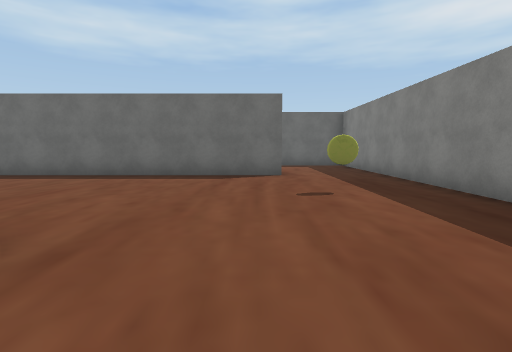
[1] (above)

22 first-person views from a walk through a 3-D level made in the Unity game engine. The camera is 1.5 m above the floor, tilts 6° down and sees 85° across. The floor is counted in squares, 2 m on a side. Each view is taken from the middle of a square. On the plan, view 1 faces up. The plan holds only what a view shows up to about 10 squares ahead; the rest is blank. The place goes on beyond the plan. The player is left out. Some surface patterns are stand-ins.

[2]
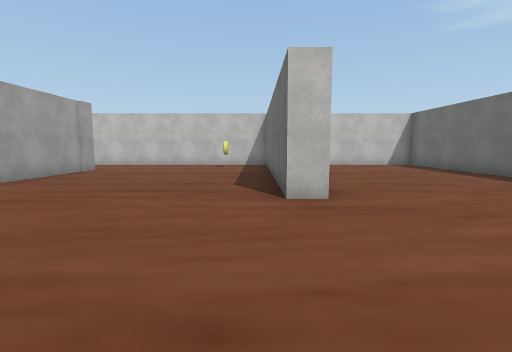

[3]
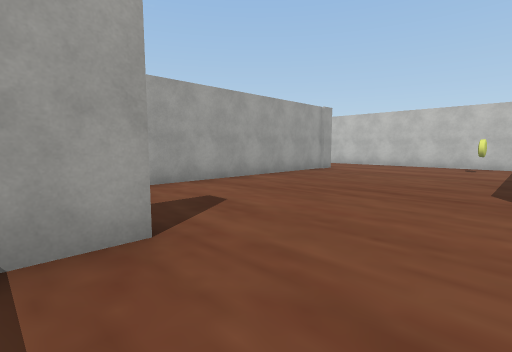

[4]
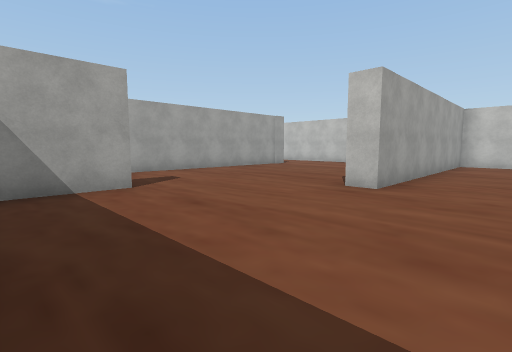

[5]
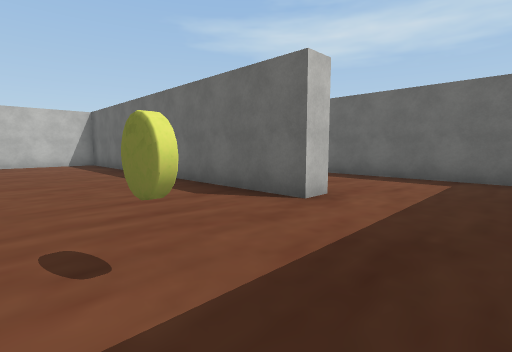

[6]
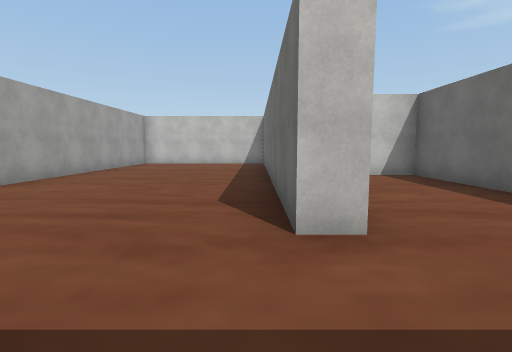

[7]
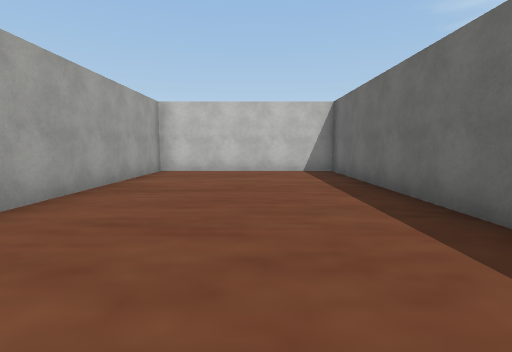

[8]
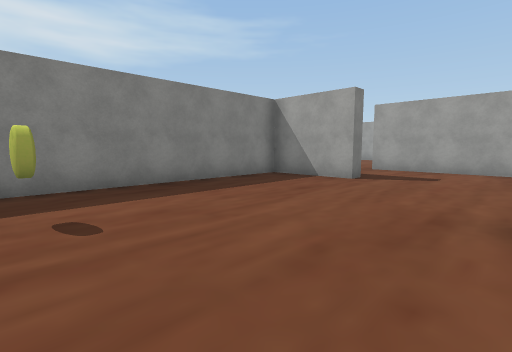

[9]
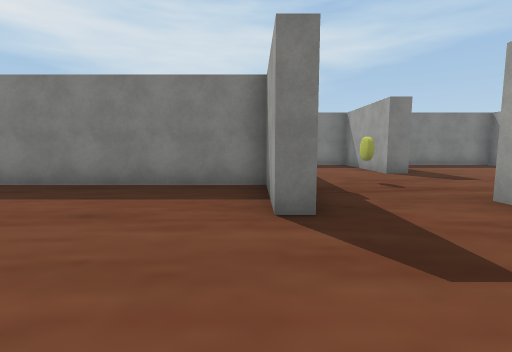

[10]
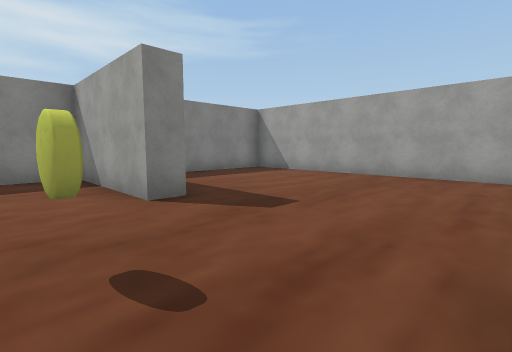

[11]
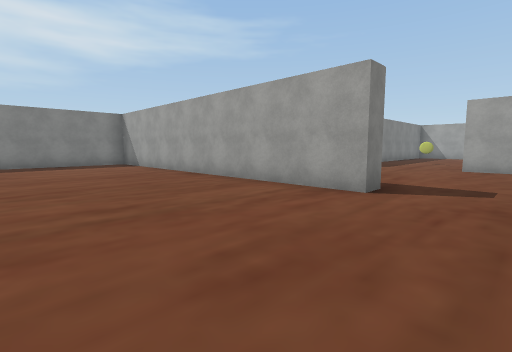

[12]
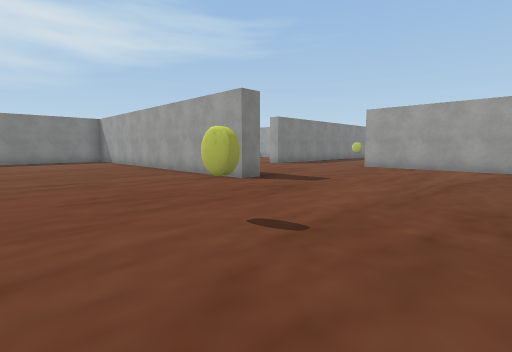

[13]
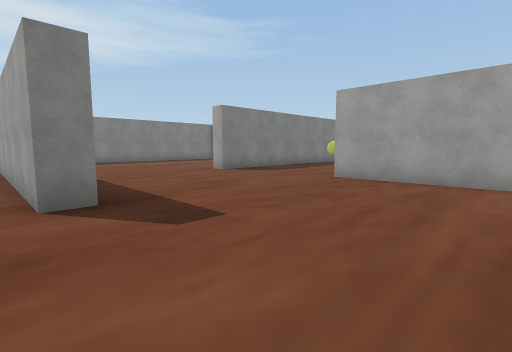

[14]
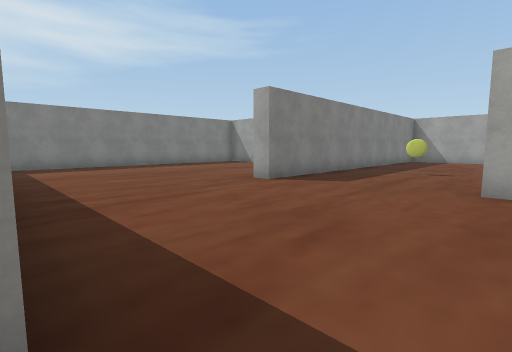

[15]
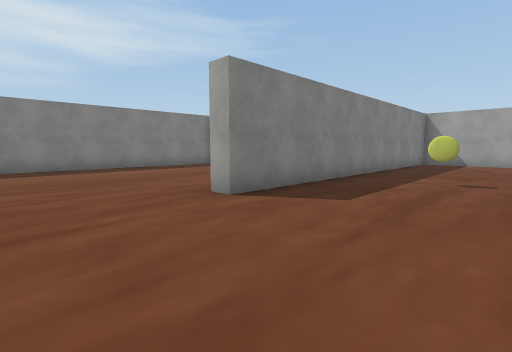

[16]
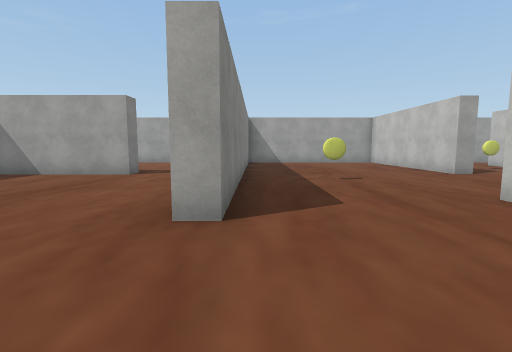

[17]
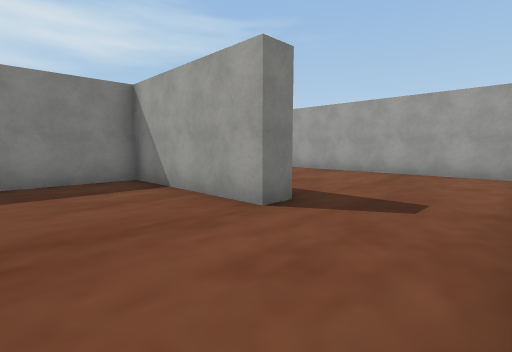

[18]
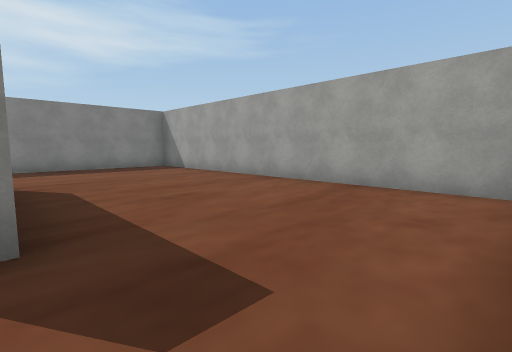

[19]
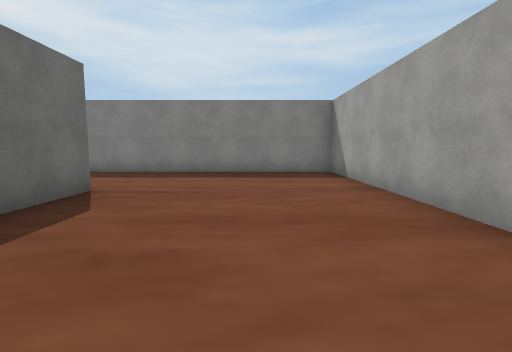

[20]
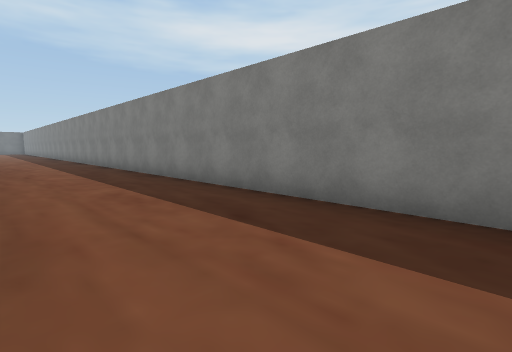

[21]
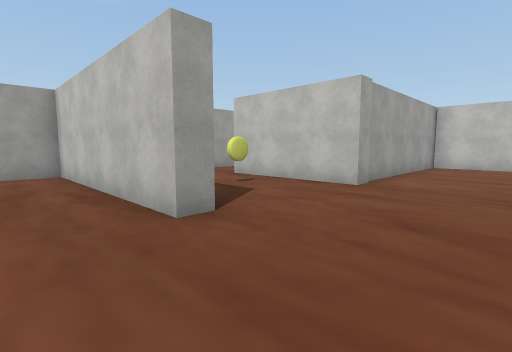

[22]
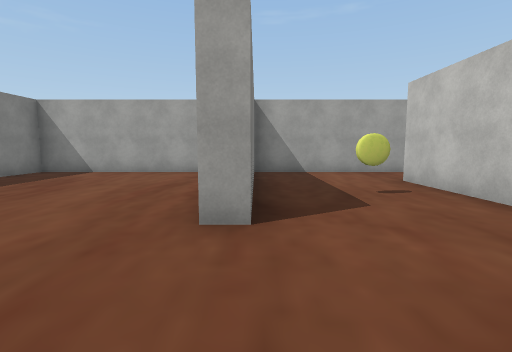

### Floor plan
Points are (right, up) in squares from view 1. A wall is a line through its corners. A room is listed if a view was taken in it or the views show most of it. See-through windows are left out.
Room 1 (views 1, 2, 3, 4, 5, 6, 7, 8, 9)
walls: (0.7, 8) (0.7, 7.3) (-9.6, 7.3) (-9.6, 2.1) (-2, 2.1) (-2, 1.4) (-7.5, 1.4); (1, -1.8) (1, -1.2) (3.4, -1.2) (3.4, 9.8); (-9.6, 0.5) (-9.6, -1.6); (-7.1, -4.3) (0.4, -4.3); (2.8, 11.2) (-4.4, 11.2) (-4.4, 10)
ways out: opening at (1, -3.5) to room 2
objects: other object (-8, 0); other object (1, 5)
Room 2 (views 10, 11, 12, 13, 14, 15, 16, 17, 18, 19, 20, 21, 22)
walls: (-5.6, -16.3) (-1.4, -16.3); (-1.1, -11.1) (-1.1, -10.5) (8.8, -10.5); (-4, -23) (-4, -20.6) (-3.5, -20.6) (-3.5, -26.3) (2.3, -26.3) (2.3, -15.8) (2.9, -15.8); (5.4, -21.2) (5.4, -20.6) (9.4, -20.6) (9.4, -11.6); (0.4, -4.3) (1.9, -4.3); (-13.4, -18.5) (-13.4, -20.6); (5.8, -5.4) (5.8, -4.7); (3.1, -26.3) (13.4, -26.3) (13.4, -12.1); (9.4, -9.9) (9.4, -6.5); (-13.6, -20.6) (-7.3, -20.6) (-7.3, -24.2); (-8.5, -26.3) (-3.9, -26.3); (9.9, -21.2) (8, -21.2)
ways out: opening at (1, -3.5) to room 1; opening at (6, -3.5); opening at (11.5, -11)
objects: other object (-6, -22); other object (-4, -8); other object (0, -19); other object (4, -3)

Positions as (right, up) in squares from view 1, and headings:
1: (0, 0), facing up
2: (2, 1), facing left
3: (2, 1), facing down-left
4: (3, 4), facing down-left
5: (3, 4), facing up-left
6: (3, 7), facing left
7: (-1, 5), facing left
8: (-2, 5), facing down-right
9: (-2, -1), facing right
10: (2, -3), facing down-right
11: (-3, -6), facing down-right
12: (-6, -6), facing down-right
13: (-5, -10), facing down-right
14: (-2, -11), facing down-right
15: (-1, -13), facing down-right
16: (2, -13), facing down
17: (3, -18), facing down-right
18: (3, -21), facing down-right
19: (5, -24), facing right
20: (10, -23), facing up-right
21: (-2, -18), facing down-left
22: (-4, -18), facing down
